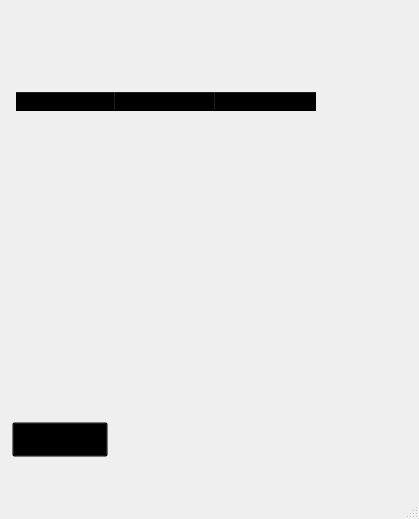
<?xml version="1.0" encoding="UTF-8"?>
<ui version="4.0">
 <class>MainWindow</class>
 <widget class="QMainWindow" name="MainWindow">
  <property name="geometry">
   <rect>
    <x>0</x>
    <y>0</y>
    <width>419</width>
    <height>519</height>
   </rect>
  </property>
  <property name="windowTitle">
   <string>MainWindow</string>
  </property>
  <widget class="QWidget" name="centralwidget">
   <widget class="QLabel" name="label">
    <property name="geometry">
     <rect>
      <x>0</x>
      <y>0</y>
      <width>420</width>
      <height>490</height>
     </rect>
    </property>
    <property name="font">
     <font>
      <pointsize>15</pointsize>
      <weight>75</weight>
      <bold>true</bold>
     </font>
    </property>
    <property name="text">
     <string/>
    </property>
    <property name="pixmap">
     <pixmap>../Telas TRAB/Itens do Pedido.png</pixmap>
    </property>
    <property name="scaledContents">
     <bool>true</bool>
    </property>
   </widget>
   <widget class="QTableWidget" name="tableWidget">
    <property name="geometry">
     <rect>
      <x>16</x>
      <y>92</y>
      <width>391</width>
      <height>310</height>
     </rect>
    </property>
    <property name="styleSheet">
     <string notr="true">background-color: transparent;</string>
    </property>
    <property name="frameShape">
     <enum>QFrame::NoFrame</enum>
    </property>
    <property name="editTriggers">
     <set>QAbstractItemView::NoEditTriggers</set>
    </property>
    <property name="gridStyle">
     <enum>Qt::SolidLine</enum>
    </property>
    <attribute name="verticalHeaderVisible">
     <bool>false</bool>
    </attribute>
    <column>
     <property name="text">
      <string>QTD.</string>
     </property>
     <property name="font">
      <font>
       <pointsize>10</pointsize>
       <weight>75</weight>
       <bold>true</bold>
      </font>
     </property>
     <property name="background">
      <color>
       <red>144</red>
       <green>144</green>
       <blue>144</blue>
      </color>
     </property>
    </column>
    <column>
     <property name="text">
      <string>Nome</string>
     </property>
     <property name="font">
      <font>
       <pointsize>10</pointsize>
       <weight>75</weight>
       <bold>true</bold>
      </font>
     </property>
    </column>
    <column>
     <property name="text">
      <string>Marca</string>
     </property>
     <property name="font">
      <font>
       <pointsize>10</pointsize>
       <weight>75</weight>
       <bold>true</bold>
      </font>
     </property>
    </column>
   </widget>
   <widget class="QPushButton" name="pushButton">
    <property name="geometry">
     <rect>
      <x>12</x>
      <y>422</y>
      <width>96</width>
      <height>35</height>
     </rect>
    </property>
    <property name="cursor">
     <cursorShape>OpenHandCursor</cursorShape>
    </property>
    <property name="styleSheet">
     <string notr="true">background-color: transparent;</string>
    </property>
    <property name="text">
     <string/>
    </property>
   </widget>
  </widget>
  <widget class="QMenuBar" name="menubar">
   <property name="geometry">
    <rect>
     <x>0</x>
     <y>0</y>
     <width>419</width>
     <height>21</height>
    </rect>
   </property>
  </widget>
  <widget class="QStatusBar" name="statusbar"/>
 </widget>
 <resources/>
 <connections/>
</ui>
